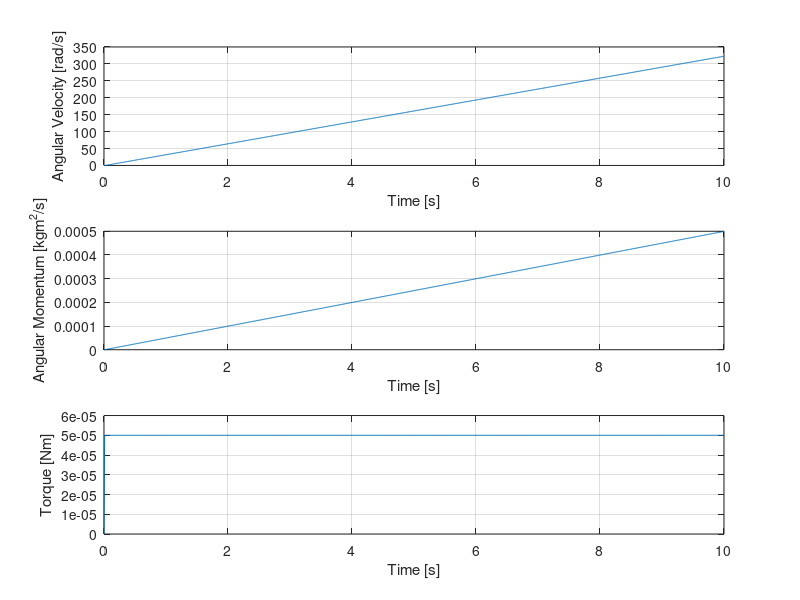

The MATLAB source for this figure:
close all
clear all
clc

I_rw = 1.5465e-6;

% PID GAINS FOR TORQUE CONTROL
kp = 76;
ki = 477; 
kd = 0.0;

%% TIME 
dt     = 0.01;      % [sec] time step
tdur   = 10;          % [sec] time at final
tspan  = 0:dt:tdur;  % [sec] time array
tlgth  = length(tspan);

%% SIMULATION
T(1) = 0;
w(1) = 0;

h(1)  = 0;

for i = 1:1:tlgth-1
    T_tgt(i) = 0.05e-3;
    
    wdot(i) = T_tgt(i)/I_rw;
    hdot(i) = I_rw*wdot(i);
    T(i+1)  = hdot(i);
    
    h(i+1)  = h(i) + T(i)*dt;
    w(i+1)  = 1/I_rw*h(i);
    
end

figure
subplot(3,1,1)
plot(tspan,w)
grid on; hold on;
xlabel('Time [s]');
ylabel('Angular Velocity [rad/s]');

subplot(3,1,2)
plot(tspan,h);
grid on; hold on;
xlabel('Time [s]');
ylabel('Angular Momentum [kgm^2/s]');

subplot(3,1,3)
plot(tspan,T);
grid on; hold on;
xlabel('Time [s]');
ylabel('Torque [Nm]');
